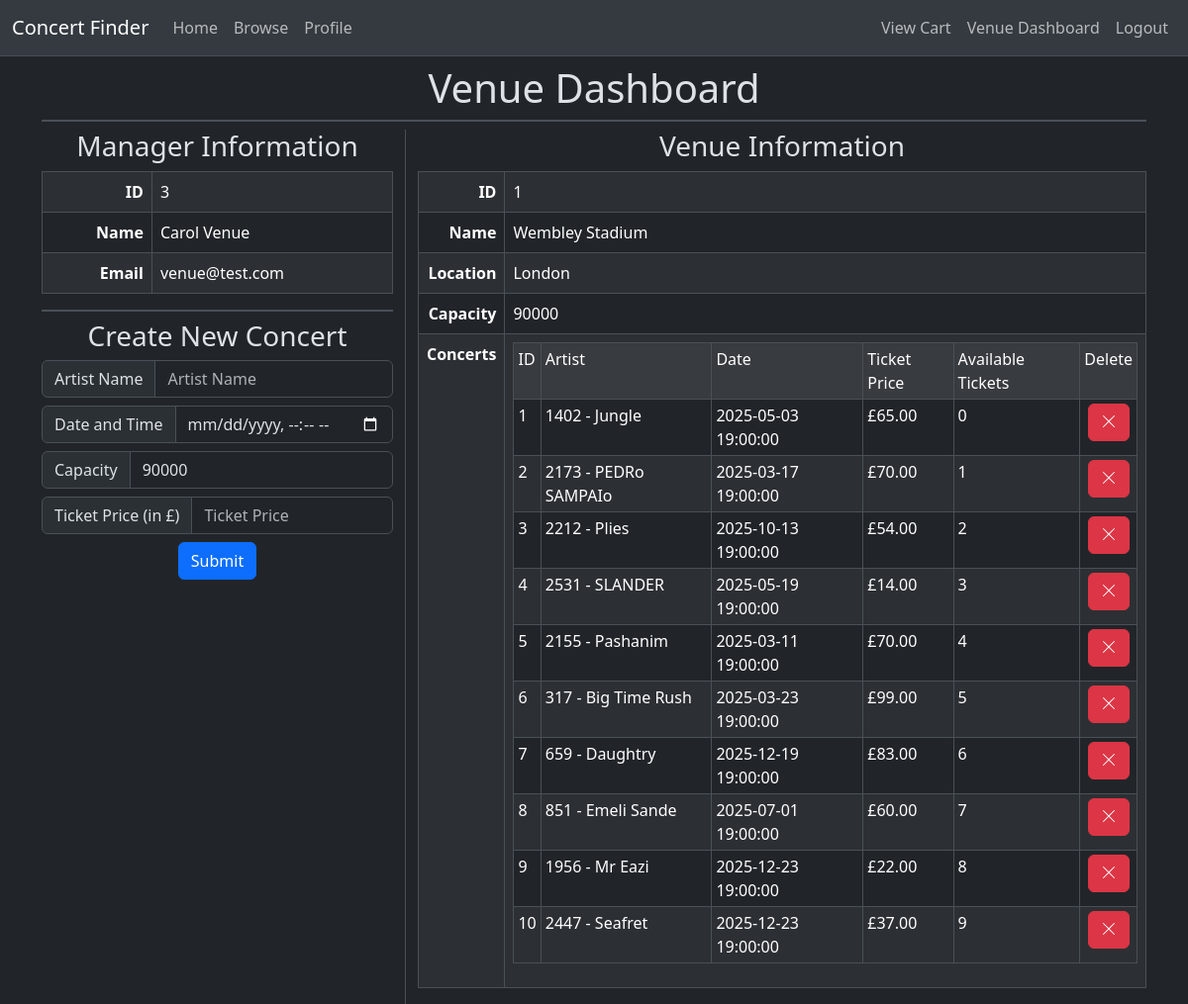
/venue (signed in), run on an earlier commit of the app's database.
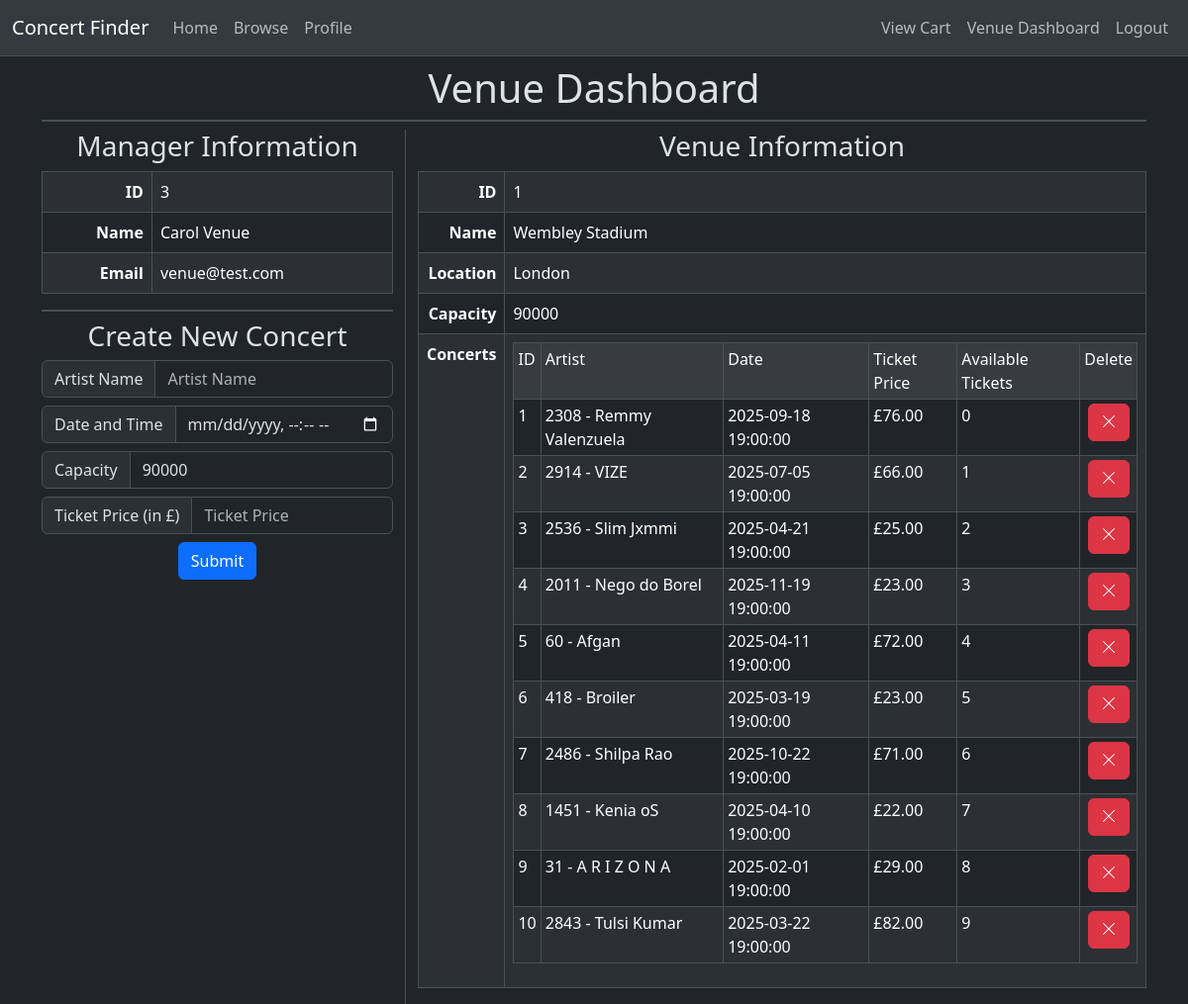
And on a later commit of the database.
### website/models.py (models this page shows, shortened)
class User(db.Model, UserMixin):
    __tablename__ = "users"
    id = db.Column(db.Integer, primary_key=True)
    firstname = db.Column(db.String(100), nullable=False)
    lastname = db.Column(db.String(100), nullable=False)
    email = db.Column(db.String(100), nullable=False, unique=True)
    password = db.Column(db.String(300), nullable=False)
    role = db.Column(db.String(100), nullable=False, default="user")
    venueId = db.Column(db.Integer, db.ForeignKey("venues.id"), default=None)
    registered_on = db.Column(db.DateTime, nullable=False)
    last_logged_in = db.Column(db.DateTime, nullable=True)
    current_logged_in = db.Column(db.DateTime, nullable=True)

class Venue(db.Model):
    __tablename__ = "venues"
    id = db.Column(db.Integer, primary_key=True)
    name = db.Column(db.String(100), nullable=False)
    location = db.Column(db.String(100), nullable=False)
    capacity = db.Column(db.Integer, nullable=False)

class Concert(db.Model):
    __tablename__ = "concerts"
    id = db.Column(db.Integer, primary_key=True)
    artistId = db.Column(db.Integer, db.ForeignKey(Artist.id))
    artistName = db.Column(db.String(100), nullable=False)
    venueId = db.Column(db.Integer, db.ForeignKey(Venue.id))
    venueName = db.Column(db.String(100), nullable=False)
    venueLocation = db.Column(db.String(100), nullable=False)
    date = db.Column(db.DateTime, nullable=True)
    ticketPrice = db.Column(db.Float, nullable=False)
    availableTickets = db.Column(db.Integer, nullable=False)

### website/venue/views.py (the view)
@venue_blueprint.route("/venue")
@login_required
@requires_roles("venue")
def venue():
    user = User.query.filter_by(id=current_user.id).first()
    venue = Venue.query.filter_by(id=current_user.venueId).first()
    concerts = Concert.query.filter_by(venueId=current_user.venueId)
    return render_template(
        "venue.html",
        user=user,
        venue=venue,
        concerts=concerts,
        createConcertForm=CreateConcertForm(),
        createVenueForm=CreateVenueForm(),
    )

### website/venue/forms.py
class CreateConcertForm(FlaskForm):
    artistName = StringField(
        validators=[
            InputRequired(),
            Length(1, 99, "Artist name must be less than 100 characters."),
        ]
    )
    date = StringField(validators=[InputRequired()])
    capacity = IntegerField(validators=[InputRequired()])
    ticketPrice = IntegerField(validators=[InputRequired()])
    submit = SubmitField(validators=[InputRequired()])

class CreateVenueForm(FlaskForm):
    name = StringField(
        validators=[
            InputRequired(),
            Length(1, 99, "Name must be less than 100 characters."),
        ]
    )
    location = StringField(
        validators=[
            InputRequired(),
            Length(1, 99, "Location must be less than 100 characters."),
        ]
    )
    capacity = IntegerField(validators=[InputRequired()])
    submit = SubmitField(validators=[InputRequired()])

### main.py (called while the page is built)
def requires_roles(*roles):
    def wrapper(f):
        @wraps(f)
        def wrapped(*args, **kwargs):
            if current_user.role not in roles:
                return abort(403, "Forbidden")
            return f(*args, **kwargs)
        return wrapped
    return wrapper

    @login_manager.user_loader
    def load_user(id):
        return User.query.get(int(id))

### website/templates/venue.html (shortened to what this page needs)
{% extends 'base.html' %}
{% block content %}
  <div class="container text-center">
    <h1 class="mt-2">Venue Dashboard</h1>
    <div class="border mb-2"></div>
    <div class="row">
      <div class="col-4 text-center border-end">
        <h3>Manager Information</h3>
        <table class="table table-striped table-hover table-bordered">
          <tr>
            <th class="text-end">ID</th>
            <td class="text-start">{{ current_user.id }}</td>
          </tr>
          <tr>
            <th class="text-end">Name</th>
            <td class="text-start">{{ current_user.firstname + ' ' + current_user.lastname }}</td>
          </tr>
          <tr>
            <th class="text-end">Email</th>
            <td class="text-start">{{ current_user.email }}</td>
          </tr>
        </table>
        {% if venue %}
          <div class="border mt-2 mb-2"></div>
          <div>
            <h3>Create New Concert</h3>
            <form method="POST" action="/venue/create_concert">
              <div class="mb-2 text-start input-group">
                <span class="input-group-text">Artist Name</span>
                {{ createConcertForm.artistName(placeholder = 'Artist Name', class = 'form-control', required = 'required', type = 'text') }}
              </div>
              <div class="mb-2 text-start input-group">
                <span class="input-group-text">Date and Time</span>
                {{ createConcertForm.date(class = 'form-control', required = 'required', type = 'datetime-local') }}
              </div>
              <div class="mb-2 text-start input-group">
                <span class="input-group-text">Capacity</span>
                {{ createConcertForm.capacity(placeholder = 'Capacity', class = 'form-control', required = 'required', type = 'number', value = venue.capacity, min = '0') }}
              </div>
              <div class="mb-2 text-start input-group">
                <span class="input-group-text">Ticket Price (in £)</span>
                {{ createConcertForm.ticketPrice(placeholder = 'Ticket Price', class = 'form-control', required = 'required', type = 'number', min = '0') }}
              </div>
              <div class="mb-2">{{ createConcertForm.submit(type = 'submit', class = 'btn btn-primary center') }}</div>
            </form>
          </div>
        {% endif %}
      </div>
      <div class="col text-center">
        {% if venue %}
          <h3>Venue Information</h3>
          <table class="table table-striped table-hover table-bordered">
            <tr>
              <th class="text-end">ID</th>
              <td class="text-start">{{ venue.id }}</td>
            </tr>
            <tr>
              <th class="text-end">Name</th>
              <td class="text-start">{{ venue.name }}</td>
            </tr>
            <tr>
              <th class="text-end">Location</th>
              <td class="text-start">{{ venue.location }}</td>
            </tr>
            <tr>
              <th class="text-end">Capacity</th>
              <td class="text-start">{{ venue.capacity }}</td>
            </tr>
            <tr>
              <th>Concerts</th>
              <td>
                <table class="table table-striped table-hover text-start table-bordered table-sm">
                  <tr class="fw-medium table-active">
                    <td>ID</td>
                    <td>Artist</td>
                    <td>Date</td>
                    <td>Ticket Price</td>
                    <td>Available Tickets</td>
                    <td>Delete</td>
                  </tr>
                  {% for concert in concerts %}
                    <tr>
                      <td class="fw-medium">{{ concert.id }}</td>
                      <td>{{ concert.artistId }} - {{ concert.artistName }}</td>
                      <td>{{ concert.date }}</td>
                      <td>£{{ concert.ticketPrice }}0</td>
                      <td>{{ concert.availableTickets }}</td>
                      <td class="text-center">
                        <form method="POST" action="/venue/delete_concert">
                          <button name="delete_concert_button" class="btn btn-danger" value="{{ concert.id }}">
                            <svg xmlns="http://www.w3.org/2000/svg" width="16" height="16" fill="currentColor" class="bi bi-x-lg mb-1" viewBox="0 0 16 16">
                              <path d="M2.146 2.854a.5.5 0 1 1 .708-.708L8 7.293l5.146-5.147a.5.5 0 0 1 .708.708L8.707 8l5.147 5.146a.5.5 0 0 1-.708.708L8 8.707l-5.146 5.147a.5.5 0 0 1-.708-.708L7.293 8z" />
                            </svg>
                          </button>
                        </form>
                      </td>
                    </tr>
                  {% endfor %}
                </table>
              </td>
            </tr>
          </table>
        {% endif %}
      </div>
    </div>
  </div>
{% endblock %}

### website/templates/base.html (shortened to what this page needs)
<!DOCTYPE html>
<html data-bs-theme="dark">
  <head>
    <link href="https://cdn.jsdelivr.net/npm/bootstrap@5.3.3/dist/css/bootstrap.min.css" rel="stylesheet" />
  </head>
  <body>
    <nav class="navbar navbar-expand-lg bg-body-secondary border-bottom">
      <div class="container-fluid fw-medium">
        <a class="navbar-brand" href="{{ url_for('index') }}">Concert Finder</a>
        <div class="collapse navbar-collapse" id="navbarNav">
          <ul class="navbar-nav">
            <li class="nav-item">
              <a href="{{ url_for('index') }}" class="nav-link">Home</a>
            </li>
            <li class="nav-item">
              <a href="{{ url_for('shop.browse') }}" class="nav-link">Browse</a>
            </li>
            {% if current_user.is_authenticated %}
              <li class="nav-item">
                <a href="{{ url_for('users.profile') }}" class="nav-link">Profile</a>
              </li>
            {% endif %}
          </ul>
          <ul class="navbar-nav ms-auto flex-nowrap">
            {% if current_user.is_authenticated %}
              <li class="nav-item">
                <a href="{{ url_for('shop.cart') }}" class="nav-link">View Cart</a>
              </li>
            {% endif %}
            {% if current_user.is_authenticated and current_user.role == 'venue' %}
              <li class="nav-item">
                <a href="{{ url_for('venue.venue') }}" class="nav-link">Venue Dashboard</a>
              </li>
            {% endif %}
            {% if current_user.is_authenticated %}
              <li class="nav-item">
                <a href="{{ url_for('users.logout') }}" class="nav-link">Logout</a>
              </li>
            {% endif %}
          </ul>
        </div>
      </div>
    </nav>
    <div>
      <div>
        {% block content %}
        {% endblock %}
      </div>
    </div>
  </body>
</html>

What changed in the data, as far as the page shows it:
changed Concert id 1: artistId "1402" → "2308"; artistName "Jungle" → "Remmy Valenzuela"; date "2025-05-03 19:00:00" → "2025-09-18 19:00:00"; ticketPrice "65.0" → "76.0"
changed Concert id 2: artistId "2173" → "2914"; artistName "PEDRo SAMPAIo" → "VIZE"; date "2025-03-17 19:00:00" → "2025-07-05 19:00:00"; ticketPrice "70.0" → "66.0"
changed Concert id 3: artistId "2212" → "2536"; artistName "Plies" → "Slim Jxmmi"; date "2025-10-13 19:00:00" → "2025-04-21 19:00:00"; ticketPrice "54.0" → "25.0"
changed Concert id 4: artistId "2531" → "2011"; artistName "SLANDER" → "Nego do Borel"; date "2025-05-19 19:00:00" → "2025-11-19 19:00:00"; ticketPrice "14.0" → "23.0"
changed Concert id 5: artistId "2155" → "60"; artistName "Pashanim" → "Afgan"; date "2025-03-11 19:00:00" → "2025-04-11 19:00:00"; ticketPrice "70.0" → "72.0"
changed Concert id 6: artistId "317" → "418"; artistName "Big Time Rush" → "Broiler"; date "2025-03-23 19:00:00" → "2025-03-19 19:00:00"; ticketPrice "99.0" → "23.0"
changed Concert id 7: artistId "659" → "2486"; artistName "Daughtry" → "Shilpa Rao"; date "2025-12-19 19:00:00" → "2025-10-22 19:00:00"; ticketPrice "83.0" → "71.0"
changed Concert id 8: artistId "851" → "1451"; artistName "Emeli Sande" → "Kenia oS"; date "2025-07-01 19:00:00" → "2025-04-10 19:00:00"; ticketPrice "60.0" → "22.0"
changed Concert id 9: artistId "1956" → "31"; artistName "Mr Eazi" → "A R I Z O N A"; date "2025-12-23 19:00:00" → "2025-02-01 19:00:00"; ticketPrice "22.0" → "29.0"
changed Concert id 10: artistId "2447" → "2843"; artistName "Seafret" → "Tulsi Kumar"; date "2025-12-23 19:00:00" → "2025-03-22 19:00:00"; ticketPrice "37.0" → "82.0"
